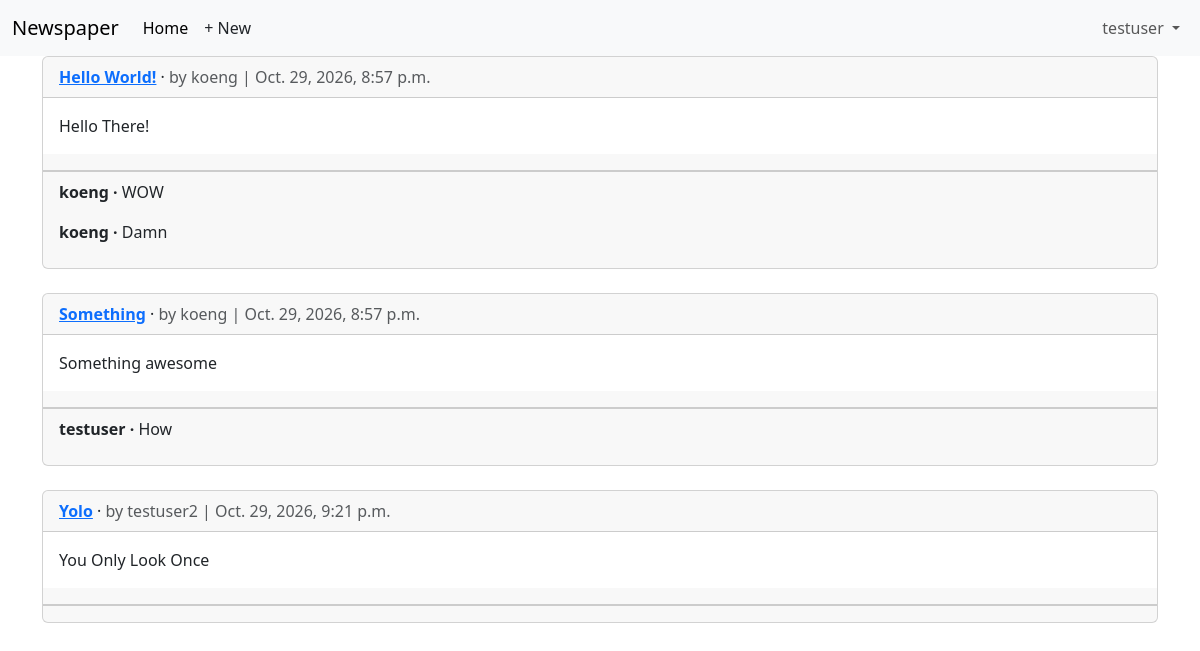
Page /articles/ (signed in) on the committed database.
### accounts/models.py (models this page shows)
class CustomUser(AbstractUser):
    age = models.PositiveIntegerField(null=True, blank=True)

### articles/models.py (models this page shows, shortened)
class Article(models.Model):
    title = models.CharField(max_length=255)
    body = models.TextField()
    date = models.DateTimeField(auto_now_add=True)
    author = models.ForeignKey(settings.AUTH_USER_MODEL, on_delete=models.CASCADE)
    def get_absolute_url(self):
        return reverse("article_detail", kwargs={"pk": self.pk})

class Comment(models.Model):  # new
    article = models.ForeignKey(Article, on_delete=models.CASCADE)
    comment = models.CharField(max_length=140)
    author = models.ForeignKey(
        settings.AUTH_USER_MODEL,
        on_delete=models.CASCADE,
    )
    def __str__(self):
        return self.comment

### articles/views.py (the view)
# urls.py: path("", ArticleListView.as_view(), name="article_list"),
class ArticleListView(LoginRequiredMixin, ListView):
    model = Article
    template_name = "article_list.html"

### templates/article_list.html (shortened to what this page needs)
{% extends "base.html" %}
{% block content %}
{% for article in article_list %}
<div class="card">
<div class="card-header">
<span class="fw-bold">
<a href="{{ article.get_absolute_url }}">{{ article.title }}</a>
</span> &middot;
<span class="text-muted">by {{ article.author }} |
{{ article.date }}</span>
</div>
<div class="card-body">
{{ article.body }}
</div>
<div class="card-header">
</div>
<div class="card-footer">
{% for comment in article.comment_set.all %}
<p>
<span class="fw-bold">
{{ comment.author }} &middot;
</span>
{{ comment }}
</p>
{% endfor %}
</div>
</div>
<br/>
{% endfor %}
{% endblock content %}

### templates/base.html (shortened to what this page needs)
{% load static %}
<!doctype html>
<html>
  <head>
    <link
      href="https://cdn.jsdelivr.net/npm/bootstrap@5.3.8/dist/css/bootstrap.min.css"
      rel="stylesheet"
    />
  </head>
  <body>
    <nav class="navbar navbar-expand-lg bg-body-tertiary">
      <div class="container-fluid">
        <a class="navbar-brand" href="{% url 'home' %}">Newspaper</a>
        <div class="collapse navbar-collapse" id="navbarSupportedContent">
          <ul class="navbar-nav me-auto mb-2 mb-lg-0">
            <li class="nav-item">
              <a class="nav-link active" aria-current="page" href="{% url 'home' %}">Home</a>
            </li>
            {% if user.is_authenticated %}
            <li><a href="{% url 'article_create' %}" class="nav-link px-2 link-dark">+ New</a></li>
          </ul>
          <div class="mr-auto">
            <ul class="navbar-nav">
              <li class="nav-item dropdown">
                <a
                  class="nav-link dropdown-toggle"
                  href="{% url 'home' %}"
                  role="button"
                  data-bs-toggle="dropdown"
                  aria-expanded="false"
                >
                  {{ user.username }}
                </a>
              </li>
          {% endif %}
        </div>
      </div>
    </nav>
    <main>
      <div class="container">{% block content %} {% endblock content %}</div>
    </main>
  </body>
</html>

### rows in the picture
CustomUser: username "testuser"
Article: title "Hello World!", author "koeng", date "Oct. 29, 2026, 8:57 p.m.", body "Hello There!"
Comment: author "koeng", comment "WOW"
Comment: author "koeng", comment "Damn"
Article: title "Something", author "koeng", date "Oct. 29, 2026, 8:57 p.m.", body "Something awesome"
Comment: author "testuser", comment "How"
Article: title "Yolo", author "testuser2", date "Oct. 29, 2026, 9:21 p.m.", body "You Only Look Once"
